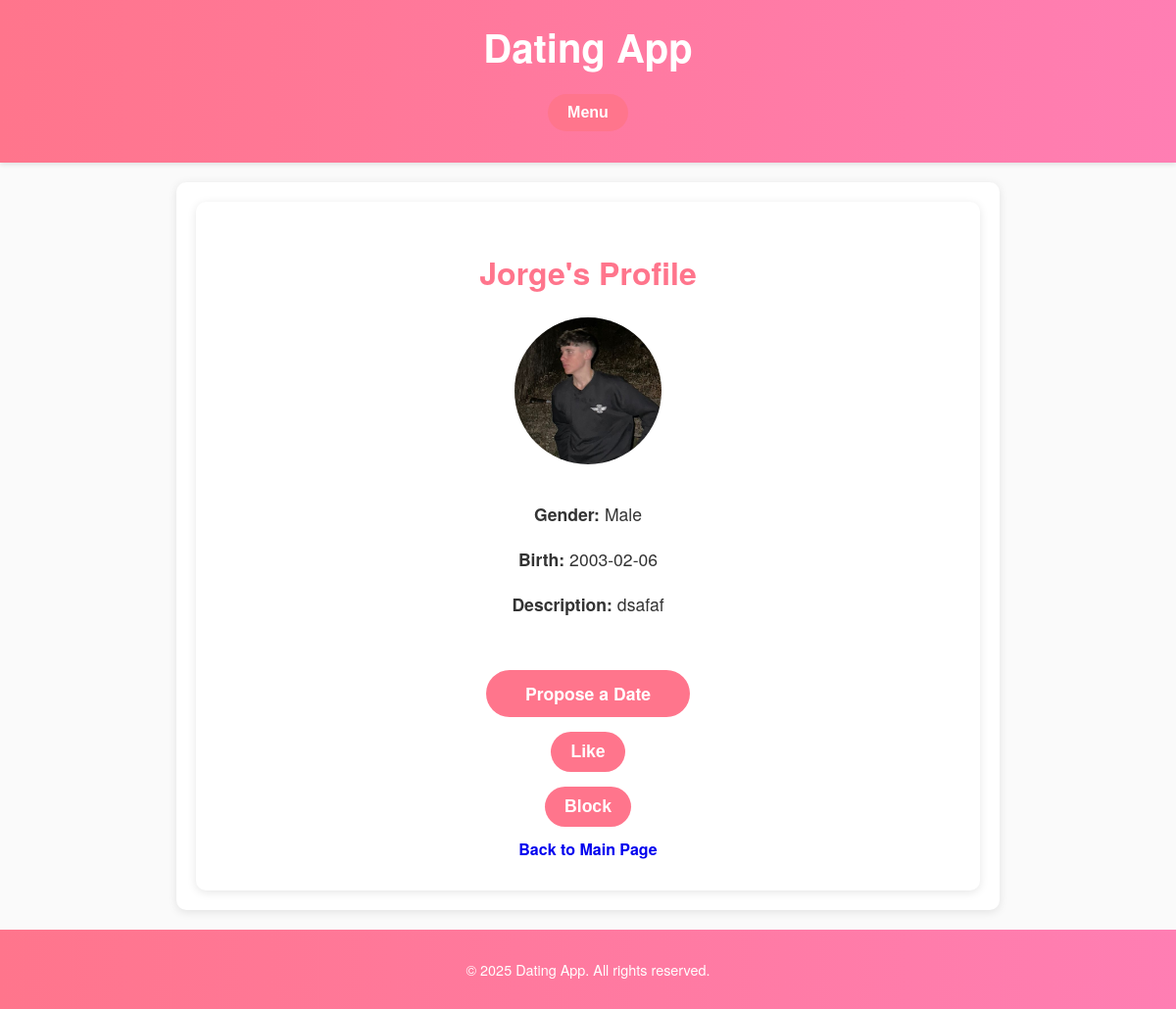
Page /view_profile/3 (signed in) on the committed database.
### website/model.py (models this page shows)
class User(db.Model, flask_login.UserMixin):
    id : Mapped[int] = mapped_column(primary_key=True)
    username : Mapped[str] = mapped_column(
        String(100), unique=True
    )
    first_name : Mapped[str] = mapped_column(
        String(100)
    )
    last_name: Mapped[str] = mapped_column(
        String(100)
    )
    email : Mapped[str] = mapped_column(
        String(128), unique=True
    )
    password : Mapped[str] = mapped_column(
        String(128)
    )
    profile: Mapped["UserProfile"] = relationship("UserProfile", back_populates="user", uselist=False)
    matches: Mapped["MatchingPreference"] = relationship("MatchingPreference", back_populates="user", uselist=False)
    sent_proposals: Mapped[List["DateProposal"]] = relationship(
        "DateProposal", back_populates="proposer", foreign_keys="DateProposal.proposer_id"
    )
    received_proposals: Mapped[List["DateProposal"]] = relationship(
        "DateProposal", back_populates="recipient", foreign_keys="DateProposal.recipient_id"
    )
    liking: Mapped[List["User"]] = relationship(
        secondary=LikingAssociation.__table__,
        primaryjoin=LikingAssociation.liker_id == id,
        secondaryjoin=LikingAssociation.liked_id == id,
        back_populates="likers",
    )
    likers: Mapped[List["User"]] = relationship(
        secondary=LikingAssociation.__table__,
        primaryjoin=LikingAssociation.liked_id == id,
        secondaryjoin=LikingAssociation.liker_id == id,
        back_populates="liking",
    )
    blocking: Mapped[List["User"]] = relationship(
        secondary=BlockingAssociation.__table__,
        primaryjoin=BlockingAssociation.blocker_id == id,
        secondaryjoin=BlockingAssociation.blocked_id == id,
        back_populates="blockers",
    )
    blockers: Mapped[List["User"]] = relationship(
        secondary=BlockingAssociation.__table__,
        primaryjoin=BlockingAssociation.blocked_id == id,
        secondaryjoin=BlockingAssociation.blocker_id == id,
        back_populates="blocking",
    )
    created_events: Mapped[List["Event"]] = relationship("Event", back_populates="creator")
    registered_events: Mapped[List["Event"]] = relationship("EventParticipant", back_populates="user")

class UserProfile(db.Model):
    id: Mapped[int] = mapped_column(primary_key=True)
    user_id: Mapped[int] = mapped_column(
        ForeignKey('user.id'), unique=True
    )
    user: Mapped["User"] = relationship(
        "User", back_populates="profile", single_parent=True
    )
    gender: Mapped[GenderPreference]
    birth: Mapped[date] = mapped_column(Date, nullable=False)
    description: Mapped[str] = mapped_column(String(512))
    photo_id: Mapped[int] = mapped_column(ForeignKey("photo.id"), nullable=True)
    photo: Mapped[Optional["Photo"]] = relationship(back_populates="profile")

### website/profile.py (the view)
@profile.route('/view_profile/<int:user_id>', methods=['GET'])
@flask_login.login_required
def view_profile(user_id):
    query = db.select(UserProfile).where(UserProfile.user_id == user_id)
    profile = db.session.execute(query).scalar_one_or_none()
    if profile is None:
        return "User not found", 404
    public = {
        "id": profile.user.id,  # Include user ID
        "first_name": profile.user.first_name,
        "gender": profile.gender.name if profile.gender else None,
        "birth": profile.birth,
        "description": profile.description,
        "photo": profile.photo,
    }
    return render_template('view_profile.html', profile=public)

### website/templates/view_profile.html (shortened to what this page needs)
{% extends "base.html" %}
{% block content %}
    <div class="profile-container">
        <h2>{{ profile.first_name }}'s Profile</h2>
        {% if profile.photo %}
            <img src="{{ url_for('static', filename='photos/photo-' ~ profile.photo.id ~ '.' ~ profile.photo.file_extension) }}" alt="{{ profile.first_name }}'s Photo" class="profile-photo">
        {% else %}
            <img src="{{ url_for('static', filename='default_profile.png') }}" alt="Default Photo" class="profile-not-photo">
        {% endif %}
        <div class="profile-details">
            <p><strong>Gender:</strong> {{ profile.gender if profile.gender else "Not specified" }}</p>
            <p><strong>Birth:</strong> {{ profile.birth if profile.birth else "Not specified" }}</p>
            <p><strong>Description:</strong> {{ profile.description if profile.description else "No description provided" }}</p>
        </div>
        {% if profile.id != current_user.id %}
            <div class="profile-buttons">
                <a href="{{ url_for('proposals.propose_date', recipient_id=profile.id) }}" class="btn btn-primary">Propose a Date</a>
                <form action="{{ url_for('likes.like_user', user_id=profile.id) }}" method="post" style="display:inline;">
                    <button type="submit" class="btn btn-success">Like</button>
                </form>
                <form action="{{ url_for('blocks.block_user', user_id=profile.id) }}" method="post" style="display:inline;">
                    <button type="submit" class="btn btn-danger">Block</button>
                </form>
            </div>
        {% endif %}
        <a href="{{ url_for('main.index') }}" class="btn btn-secondary">Back to Main Page</a>
    </div>
{% endblock %}

### website/static/styles/base.css (style rules this page uses)
body { font-family: 'Helvetica Neue', Arial, sans-serif; margin: 0; padding: 0; background-color: #fafafa; color: #333; line-height: 1.6; }
button { background-color: #ff758c; color: white; border: none; padding: 10px 20px; font-size: 1em; border-radius: 25px; cursor: pointer; transition: background 0.3s ease; }
.btn { display: inline-block; padding: 10px 20px; text-decoration: none; border-radius: 25px; font-size: 1em; font-weight: bold; cursor: pointer; }
.btn-primary { background-color: #ff758c; color: white; }
.profile-photo { width: 150px; height: 150px; object-fit: cover; border-radius: 50%; }
.profile-container { display: flex; flex-direction: column; align-items: center; justify-content: center; text-align: center; padding: 20px; max-width: 800px; margin: 0 auto; background: #fff; border-radius: 10px; box-shadow: 0 2px 10px rgba(0, 0, 0, 0.1); }
.profile-photo { width: 150px; height: 150px; object-fit: cover; border-radius: 50%; margin-bottom: 20px; }
.profile-container h2 { color: #ff758c; font-size: 2rem; margin-bottom: 20px; }
.profile-details { font-size: 1.1rem; color: #333; margin-bottom: 15px; }
.profile-buttons { display: flex; flex-direction: column; align-items: center; gap: 15px; margin-top: 20px; }
.profile-buttons .btn { padding: 10px 20px; border-radius: 25px; font-size: 1.1rem; width: 100%; text-align: center; }
button[type="submit"] { background-color: #ff758c; color: white; border: none; padding: 12px 25px; font-size: 1.2rem; border-radius: 25px; cursor: pointer; transition: background-color 0.3s ease; }

### rows in the picture
User: first_name "Jorge"
UserProfile: gender "Male", birth "2003-02-06", description "dsafaf"
